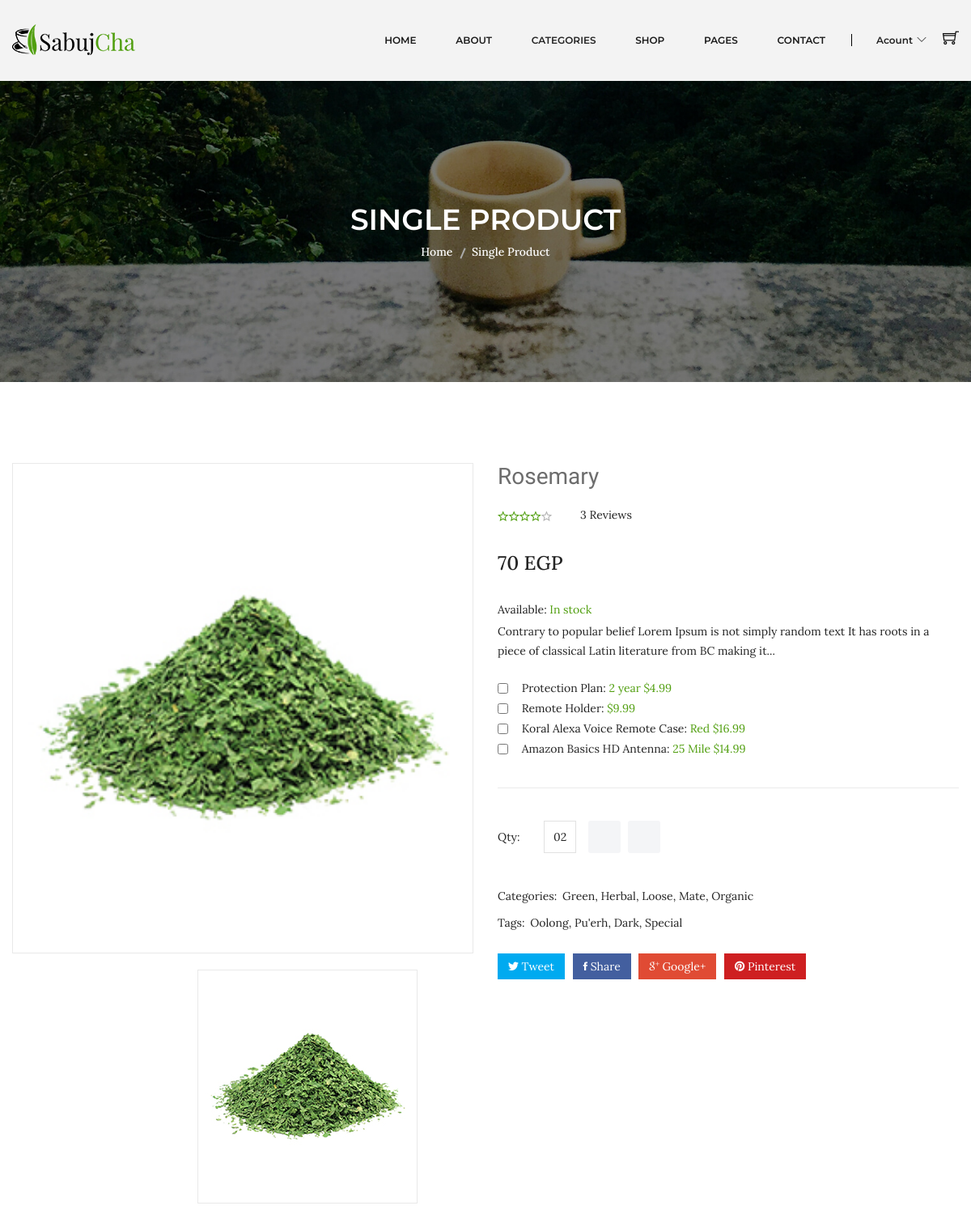
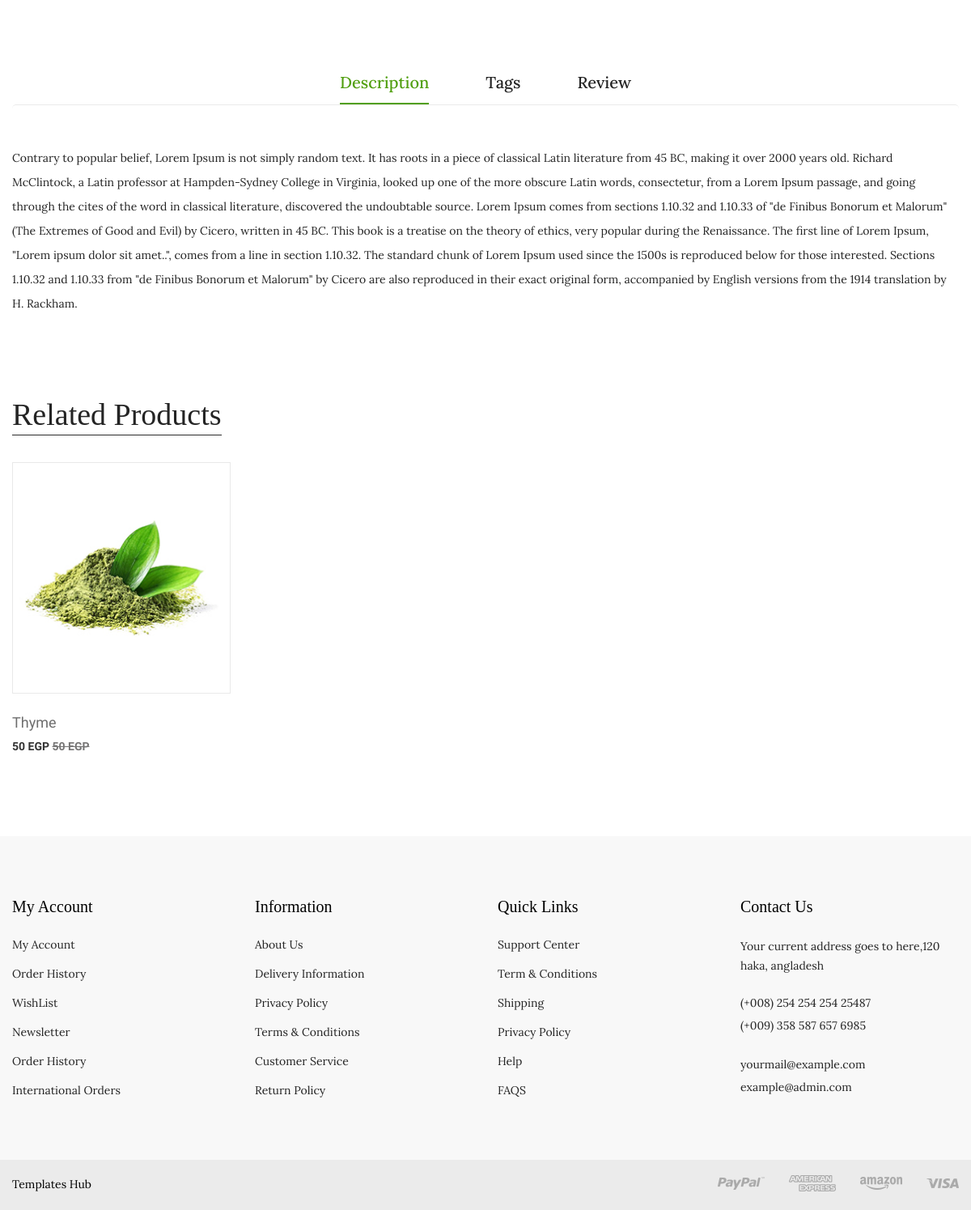
The page /product-details.php?id=2 on the database its author committed (2 pictures, top to bottom).
### tables this page shows
CREATE TABLE `products` (
  `id` int(10) UNSIGNED NOT NULL,
  `name` varchar(40) NOT NULL,
  `photo` varchar(20) NOT NULL DEFAULT 'product.jpg',
  `price` varchar(10) NOT NULL,
  `code` varchar(10) NOT NULL,
  `detail` text NOT NULL DEFAULT 'Contrary to popular belief, Lorem Ipsum is not simply random text. It has roots in a piece of classical Latin literature from 45 BC, making it over 2000 years old. Richard McClintock, a Latin professor at Hampden-Sydney College in Virginia, looked up one of the more obscure Latin words, consectetur, from a Lorem Ipsum passage, and going through the cites of the word in classical literature, discovered the undoubtable source. Lorem Ipsum comes from sections 1.10.32 and 1.10.33 of "de Finibus Bonorum et Malorum" (The Extremes of Good and Evil) by Cicero, written in 45 BC. This book is a treatise on the theory of ethics, very popular during the Renaissance. The first line of Lorem Ipsum, "Lorem ipsum dolor sit amet..", comes from a line in section 1.10.32.  The standard chunk of Lorem Ipsum used since the 1500s is reproduced below for those interested. Sections 1.10.32 and 1.10.33 from "de Finibus Bonorum et Malorum" by Cicero are also reproduced in their exact original form, accompanied by English versions from the 1914 translation by H. Rackham.',
  `views` int(10) NOT NULL DEFAULT 0,
  `brand_id` int(10) UNSIGNED NOT NULL,
  `subcat_id` int(10) UNSIGNED NOT NULL,
  `supplier_id` int(10) UNSIGNED NOT NULL,
  `created_at` timestamp NOT NULL DEFAULT current_timestamp(),
  `updated_at` timestamp NOT NULL DEFAULT current_timestamp() ON UPDATE current_timestamp()
);

### Database.php (called while the page is built, shortened)
<?php
    class Database{
        private $hostName = "localhost";
        private $username = "root";
        private $pass = "";
        private $databaseName = "ntiecommerce";
        private $mysqli;
        public function __construct(){
            $this->mysqli = new mysqli($this->hostName , $this->username , $this->pass , $this->databaseName);
        }
        public function runDQL($query){
            $result = $this->mysqli->query($query);
            if($result->num_rows > 0)
                return $result;
            else
                return [];
        }
    }
?>

### Product.php (called while the page is built, shortened)
<?php
    class Product extends Database implements Operations{
        private $id;
        private $subcatId;
        public function setId($id){
            $this->id = $id;
        }
        public function setSubcatId($subcatId){
            $this->subcatId = $subcatId;
        }
        public function selectProductsBySubcatId()
        {
            $query = "SELECT `products`.* FROM `products` WHERE `products`.`subcat_id`='$this->subcatId'";
            return $this->runDQL($query);
        }
        public function getProductById()
        {
            $query = "SELECT `products_reviews`.* FROM `products_reviews` WHERE `products_reviews`.`id`='$this->id'";
            return $this->runDQL($query);
        }
    }
?>

### product-details.php (the view, shortened to what this page needs)
<?php include_once 'header.php'; ?>
<div class="breadcrumb-area bg-image-3 ptb-150">
    <div class="container">
        <div class="breadcrumb-content text-center">
            <h3>SINGLE PRODUCT</h3>
            <ul>
                <li><a href="index.php">Home</a></li>
                <li class="active">Single Product</li>
            </ul>
        </div>
    </div>
</div>
<?php
if (isset($_GET['id']) && $_GET['id']) {
    $product = new Product();
    $product->setId($_GET['id']);
    $product->incrementViews();
    $result = $product->getProductById();
    if (!empty($result)) {
        $currentProduct = $result->fetch_object();
    } else {
        header('location: 404.php');
    }
} else {
    header('location: 404.php');
}
?>
<div class="product-details pt-100 pb-95">
    <div class="container">
        <div class="row">
            <div class="col-lg-6 col-md-12">
                <div class="product-details-img">
                    <img class="zoompro" src="assets/img/product/<?php echo $currentProduct->photo ?>" data-zoom-image="assets/img/product-details/product-detalis-bl1.jpg" alt="zoom" />
                    <div id="gallery" class="mt-20 product-dec-slider owl-carousel">
                        <a data-image="assets/img/product/<?php echo $currentProduct->photo ?>" data-zoom-image="assets/img/product/<?php echo $currentProduct->photo ?>">
                            <img src="assets/img/product/<?php echo $currentProduct->photo ?>" alt="">
                        </a>
                    </div>
                </div>
            </div>
            <div class="col-lg-6 col-md-12">
                <div class="product-details-content">
                    <h4><?php echo $currentProduct->name ?></h4>
                    <div class="rating-review">
                        <div class="pro-dec-rating">
                            <?php
                            for ($i = 0; $i < $currentProduct->avg_rating; $i++) {
                                echo '<i class="ion-android-star-outline theme-star"></i>';
                            }
                            for ($i = 0; $i < (5 - $currentProduct->avg_rating); $i++) {
                                echo '<i class="ion-android-star-outline"></i>';
                            }
                            ?>
                        </div>
                        <div class="pro-dec-review">
                            <ul>
                                <li><?php echo $currentProduct->reviews_count ?> Reviews </li>
                            </ul>
                        </div>
                    </div>
                    <span><?php echo $currentProduct->price ?> EGP</span>
                    <div class="in-stock">
                        <p>Available: <span>In stock</span></p>
                    </div>
                    <p>
                        <?php
                        $wordsCount = 25;
                        $detailsArray = str_word_count($currentProduct->detail, 1);
                        array_splice($detailsArray, $wordsCount, count($detailsArray));
                        $detailsString = implode(" ", $detailsArray);
                        echo $detailsString . '...';
                        ?>
                    </p>
                    <div class="pro-dec-feature">
                        <ul>
                            <li><input type="checkbox"> Protection Plan: <span> 2 year $4.99</span></li>
                            <li><input type="checkbox"> Remote Holder: <span> $9.99</span></li>
                            <li><input type="checkbox"> Koral Alexa Voice Remote Case: <span> Red $16.99</span></li>
                            <li><input type="checkbox"> Amazon Basics HD Antenna: <span>25 Mile $14.99</span></li>
                        </ul>
                    </div>
                    <div class="quality-add-to-cart">
                        <div class="quality">
                            <label>Qty:</label>
                            <input class="cart-plus-minus-box" type="text" name="qtybutton" value="02">
                        </div>
                        <div class="shop-list-cart-wishlist">
                            <a title="Add To Cart" href="#">
                            </a>
                            <a title="Wishlist" href="#">
                            </a>
                        </div>
                    </div>
                    <div class="pro-dec-categories">
                        <ul>
                            <li class="categories-title">Categories:</li>
                            <li><a href="#">Green,</a></li>
                            <li><a href="#">Herbal, </a></li>
                            <li><a href="#">Loose,</a></li>
                            <li><a href="#">Mate,</a></li>
                            <li><a href="#">Organic </a></li>
                        </ul>
                    </div>
                    <div class="pro-dec-categories">
                        <ul>
                            <li class="categories-title">Tags: </li>
                            <li><a href="#"> Oolong, </a></li>
                            <li><a href="#"> Pu'erh,</a></li>
                            <li><a href="#"> Dark,</a></li>
                            <li><a href="#"> Special </a></li>
                        </ul>
                    </div>
                    <div class="pro-dec-social">
                        <ul>
                            <li><a class="tweet" href="#"><i class="ion-social-twitter"></i> Tweet</a></li>
                            <li><a class="share" href="#"><i class="ion-social-facebook"></i> Share</a></li>
                            <li><a class="google" href="#"><i class="ion-social-googleplus-outline"></i> Google+</a></li>
                            <li><a class="pinterest" href="#"><i class="ion-social-pinterest"></i> Pinterest</a></li>
                        </ul>
                    </div>
                </div>
            </div>
        </div>
    </div>
</div>
<div class="description-review-area pb-70">
    <div class="container">
        <div class="description-review-wrapper">
            <div class="description-review-topbar nav text-center">
                <a class="active" data-toggle="tab" href="#des-details1">Description</a>
                <a data-toggle="tab" href="#des-details2">Tags</a>
                <a data-toggle="tab" href="#des-details3">Review</a>
            </div>
            <div class="tab-content description-review-bottom">
                <div id="des-details1" class="tab-pane active">
                    <div class="product-description-wrapper">
                        <p><?php echo $currentProduct->detail ?></p>
                    </div>
                </div>
            </div>
        </div>
    </div>
</div>
<div class="product-area pb-100">
    <div class="container">
        <div class="product-top-bar section-border mb-35">
            <div class="section-title-wrap">
                <h3 class="section-title section-bg-white">Related Products</h3>
            </div>
        </div>
        <div class="row">
            <?php
            $product2 = new Product();
            $product2->setSubcatId($currentProduct->subcat_id);
            $res = $product2->selectProductsBySubcatId();
            if (!empty($res)) {
                $relatedProducts = $res->fetch_all(MYSQLI_ASSOC);
                foreach ($relatedProducts as $val) {
                    if($val['id'] == $currentProduct->id){
                        continue;
                    }
            ?>
                    <div class="col-3">
                        <div class="product-wrapper">
                            <div class="product-img">
                                <a href="product-details.php?id=<?php echo $val['id']?>">
                                    <img alt="" src="assets/img/product/<?php echo $val['photo']?>">
                                </a>
                                <div class="product-action">
                                </div>
                            </div>
                            <div class="product-content text-left">
                                <div class="product-hover-style">
                                    <div class="product-title">
                                        <h4>
                                            <a href="product-details.php"><?php echo $val['name']?></a>
                                        </h4>
                                    </div>
                                </div>
                                <div class="product-price-wrapper">
                                    <span><?php echo $val['price']?> EGP </span>
                                    <span class="product-price-old"><?php echo $val['price']?> EGP </span>
                                </div>
                            </div>
                        </div>
                    </div>
            <?php
                }
            }
            ?>
        </div>
    </div>
</div>
<?php include_once 'footer.php'; ?>

### rows shown on the page
products: photo (picture), name "Rosemary", price "70", detail "Contrary to popular belief, Lorem Ipsum is not simply random text. It has roots in a piece of classical Latin literature from 45 BC, making it over 2000 years old. Richard McClintock, a Latin professor at Hampden-Sydney College in Virginia, looked up one of the more obscure Latin words, consectetur, from a Lorem Ipsum passage, and going through the cites of the word in classical literature, discovered the undoubtable source. Lorem Ipsum comes from sections 1.10.32 and 1.10.33 of \"de Finibus Bonorum et Malorum\" (The Extremes of Good and Evil) by Cicero, written in 45 BC. This book is a treatise on the theory of ethics, very popular during the Renaissance. The first line of Lorem Ipsum,…"
products: photo (picture), name "Thyme", price "50"

### other values the page prints
$currentProduct->reviews_count "3"
$detailsString "Contrary to popular belief Lorem Ipsum is not simply random text It has roots in a piece of classical Latin literature from BC making it"
